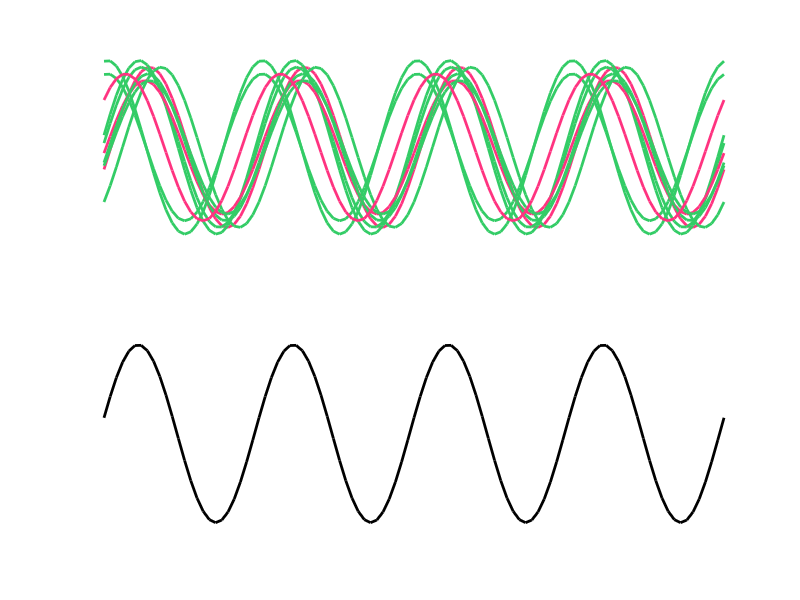

The MATLAB source for this figure:
function sinusoids
   t = 0:0.01:1;
   for k = 1:10
       phaseDegs = randi(160,1);
       randA = 1+0.1*floor(rand*6);
       y(k,:) = randA * cosd(360*t*4-phaseDegs);
   end

   figure(1); clf;
   for k = 1:10
    subplot(2,1,1);
    hold on
    if (rand > 0.5)
        plot(t, y(k,:), 'r-', 'Color', [1 0.2 0.5], 'LineWidth', 2.0);
    else
        plot(t, y(k,:), 'r-', 'Color', [0.2 0.8 0.4], 'LineWidth', 2.0);
    end
    set(gca, 'XColor', 'none', 'YColor', 'none', 'XTick', 0:0.1:1, 'YTick', 0)
    %grid on
   end
   subplot(2,1,2);
   plot(t, sum(y,1), 'k-', 'LineWidth', 2.0);
   phaseDegs = randi(180,1)
   %grid on
   set(gca, 'XColor', 'none', 'YColor', 'none', 'XTick', 0:0.1:1, 'YTick', 0)

end